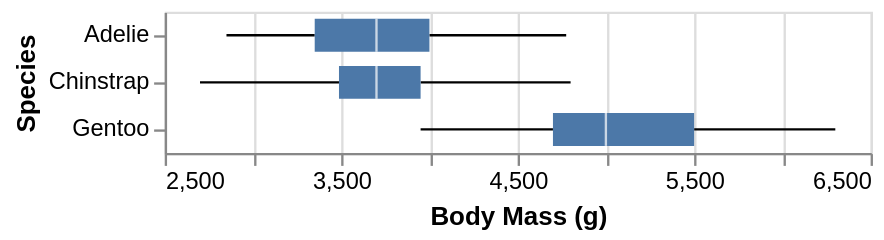

Express this chart as Vega-Lite.
### Vega-Lite specification from a JSON file in a GitHub repository (floating-point values rounded to 4 significant figures; data arrays with more than 128 entries replaced by an {"elided": "..."} marker saying what was removed)
{"$schema": "https://vega.github.io/schema/vega-lite/v4.json", "description": "A horizontal box plot showing median, min, and max body mass of penguins.", "data": {"values": {"elided": "344 records"}}, "mark": {"type": "boxplot", "extent": "min-max"}, "encoding": {"y": {"field": "Species", "type": "nominal"}, "x": {"field": "Body Mass (g)", "type": "quantitative", "scale": {"zero": false}}}}
